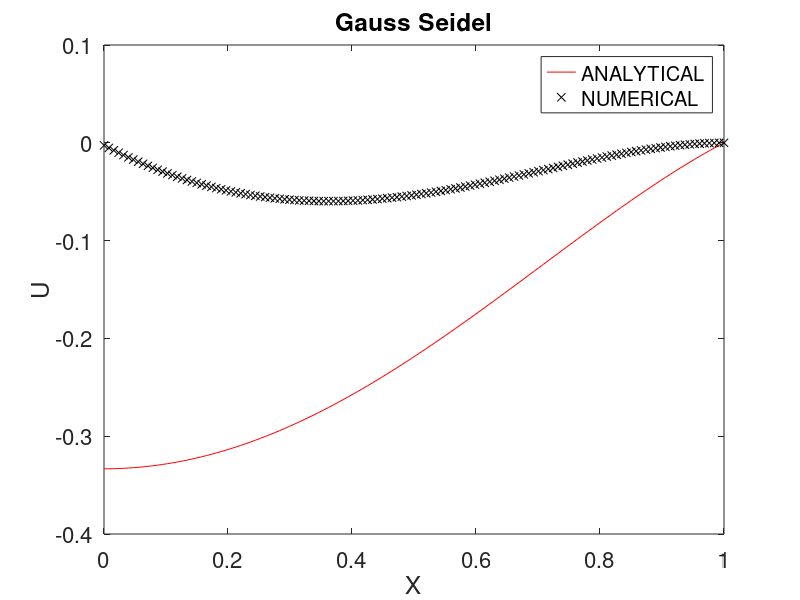

Here is the MATLAB script that generated this plot:
clear all
clc
clf

%FORM:  uxx = -f = g

%DEFINE GRID SIZE 
a =0; %first grid point 
b = 1; %last grid point 
jmax = 128; %max number of cells
dx = (b-a)/(jmax-1); %spacing 


%DEFINE BASIC PARAMETERS 
tol = 1e-4; %error
x = linspace(a,b,jmax); %mesh space 
unew = zeros(1,jmax); %solution 
%right hand side vector 
g = 1-2.*(x'.^2);

%initial conditions
u = 0*(x');
u(1) = 0; 
u(jmax) = 0; 

uold = u;

%ANALYTICAL SOLN 

u_analytical = ((x.^2)/2)-((x.^4)/6)-(1/3);

A = full(gallery('tridiag',jmax,1,-2,1));


A(1,1) = -2; 
A(1,2) = 1;

A = (1./dx^2)*A;

% 
rhs = (dx^2).*(g);
% 
ureal = (A\(rhs));
ureal = ureal.';

%getting diagonal vectors

D = eye(jmax)*(-2/dx.^2);
Lt = tril(A);
L = Lt - D; 
% 

omega = 1.8;
B = omega*(D + omega*L);
Binv = inv(B); 
% 
R = eye(jmax)-Binv*A;



u_gs = zeros(jmax,1);
c = Binv*(g);
res = g - (A*u_gs);
err_v = norm(res);

w = 2/3;
for k = 1:50000
  
  u_gs = (R*u_gs)+c;
  res = g-(A*u_gs);
  err_v = [err_v, norm(res)];
  if (norm(res)<tol)
     break
  end
  
end

% disp(norm(res));


%% PLOTTING 

figure(1) 
plot(x,u_analytical,'-r')
hold on
plot(x,u_gs,'xk')
title('Gauss Seidel','FontSize',24)
xlabel('X','FontSize',24)
ylabel('U','FontSize',24)
xt = get(gca, 'XTick');
set(gca, 'FontSize', 16)
legend('ANALYTICAL','NUMERICAL')

% 
% figure(2)
% plot(log10(err_v));
% title('Gauss Seidel: Error vs iteration number','FontSize',24);
% xlabel('Iteration','FontSize',24)
% ylabel('Error','FontSize',24)
% xt = get(gca, 'XTick');
% set(gca, 'FontSize', 16)

























